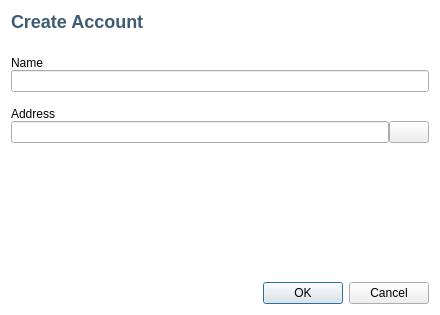
<?xml version="1.0" encoding="UTF-8"?>
<ui version="4.0">
 <class>Dialog</class>
 <widget class="QDialog" name="Dialog">
  <property name="geometry">
   <rect>
    <x>0</x>
    <y>0</y>
    <width>440</width>
    <height>315</height>
   </rect>
  </property>
  <property name="windowTitle">
   <string>Dialog</string>
  </property>
  <property name="styleSheet">
   <string notr="true">#Dialog {
background-color: white;
}</string>
  </property>
  <layout class="QVBoxLayout" name="verticalLayout_4">
   <item>
    <widget class="QLabel" name="label">
     <property name="styleSheet">
      <string notr="true">font-weight: bold;
color: #3f5c73;
font-size: 18px;</string>
     </property>
     <property name="text">
      <string>Create Account</string>
     </property>
    </widget>
   </item>
   <item>
    <spacer name="verticalSpacer_2">
     <property name="orientation">
      <enum>Qt::Vertical</enum>
     </property>
     <property name="sizeType">
      <enum>QSizePolicy::Fixed</enum>
     </property>
     <property name="sizeHint" stdset="0">
      <size>
       <width>20</width>
       <height>18</height>
      </size>
     </property>
    </spacer>
   </item>
   <item>
    <layout class="QVBoxLayout" name="verticalLayout_3">
     <property name="spacing">
      <number>15</number>
     </property>
     <item>
      <layout class="QVBoxLayout" name="verticalLayout">
       <property name="spacing">
        <number>0</number>
       </property>
       <item>
        <widget class="QLabel" name="label_2">
         <property name="text">
          <string>Name</string>
         </property>
        </widget>
       </item>
       <item>
        <widget class="QLineEdit" name="name_edit"/>
       </item>
      </layout>
     </item>
     <item>
      <layout class="QVBoxLayout" name="verticalLayout_2">
       <property name="spacing">
        <number>0</number>
       </property>
       <item>
        <widget class="QLabel" name="label_3">
         <property name="text">
          <string>Address</string>
         </property>
        </widget>
       </item>
       <item>
        <layout class="QHBoxLayout" name="horizontalLayout">
         <item>
          <widget class="QLineEdit" name="address_edit">
           <property name="readOnly">
            <bool>true</bool>
           </property>
          </widget>
         </item>
         <item>
          <widget class="QPushButton" name="copy_btn">
           <property name="text">
            <string/>
           </property>
          </widget>
         </item>
        </layout>
       </item>
      </layout>
     </item>
    </layout>
   </item>
   <item>
    <spacer name="verticalSpacer">
     <property name="orientation">
      <enum>Qt::Vertical</enum>
     </property>
     <property name="sizeHint" stdset="0">
      <size>
       <width>20</width>
       <height>70</height>
      </size>
     </property>
    </spacer>
   </item>
   <item>
    <widget class="QDialogButtonBox" name="buttonBox">
     <property name="orientation">
      <enum>Qt::Horizontal</enum>
     </property>
     <property name="standardButtons">
      <set>QDialogButtonBox::Cancel|QDialogButtonBox::Ok</set>
     </property>
    </widget>
   </item>
  </layout>
 </widget>
 <resources/>
 <connections>
  <connection>
   <sender>buttonBox</sender>
   <signal>accepted()</signal>
   <receiver>Dialog</receiver>
   <slot>accept()</slot>
   <hints>
    <hint type="sourcelabel">
     <x>248</x>
     <y>254</y>
    </hint>
    <hint type="destinationlabel">
     <x>157</x>
     <y>274</y>
    </hint>
   </hints>
  </connection>
  <connection>
   <sender>buttonBox</sender>
   <signal>rejected()</signal>
   <receiver>Dialog</receiver>
   <slot>reject()</slot>
   <hints>
    <hint type="sourcelabel">
     <x>316</x>
     <y>260</y>
    </hint>
    <hint type="destinationlabel">
     <x>286</x>
     <y>274</y>
    </hint>
   </hints>
  </connection>
 </connections>
</ui>
